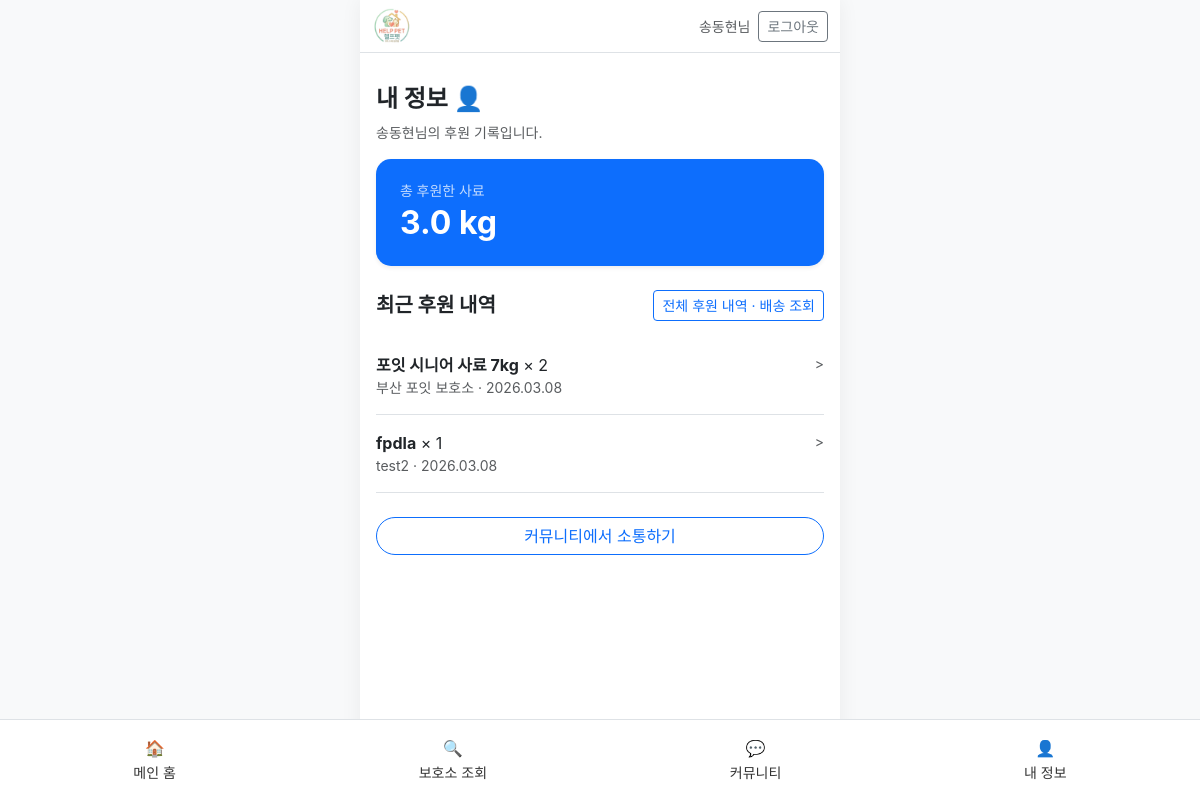
Before: /mypage/ (signed in) with the older database file.
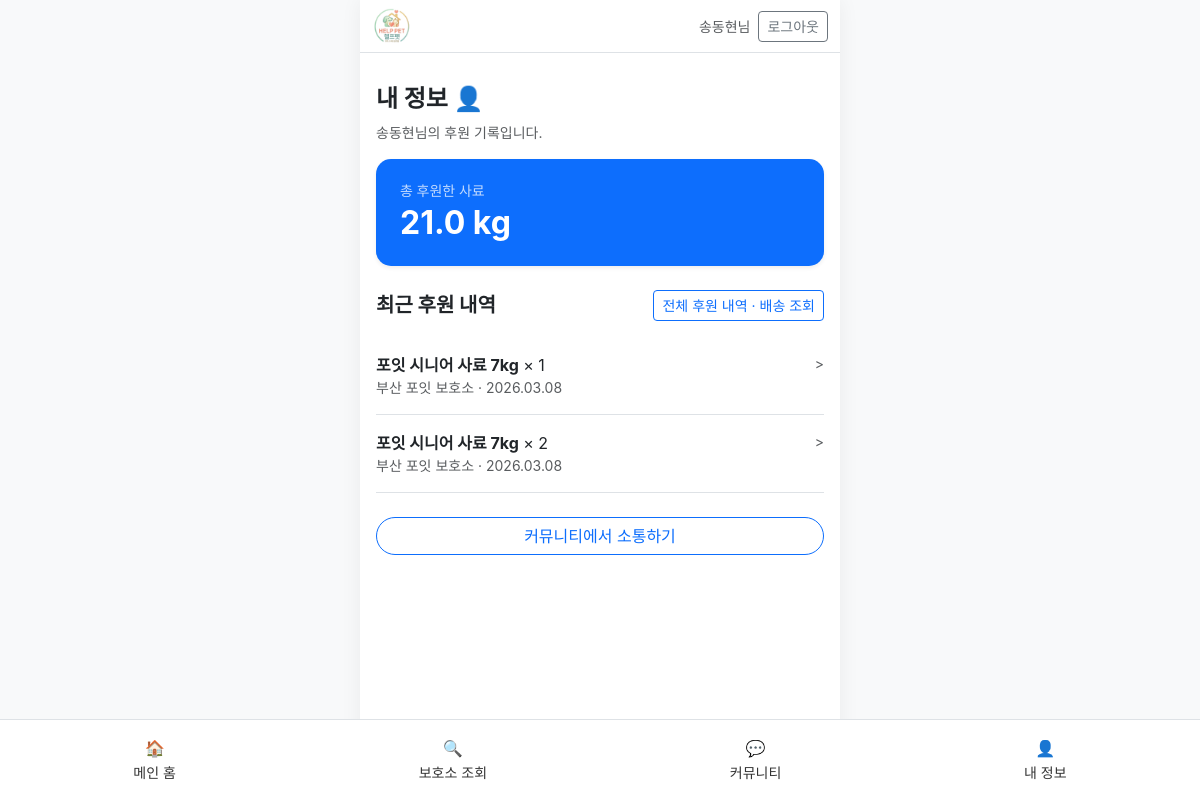
After: the same page with the newer database file.
### shelter/models.py (models this page shows, shortened)
class Donation(models.Model):
    user = models.ForeignKey(User, on_delete=models.CASCADE, verbose_name="후원자")
    shelter = models.ForeignKey(Shelter, on_delete=models.CASCADE, verbose_name="보호소")
    product = models.ForeignKey(Product, on_delete=models.CASCADE, verbose_name="후원물품")
    amount = models.IntegerField(default=1, verbose_name="수량")
    imp_uid = models.CharField(max_length=64, blank=True, verbose_name="포트원 결제고유번호")
    merchant_uid = models.CharField(max_length=128, blank=True, verbose_name="주문번호")
    created_at = models.DateTimeField(auto_now_add=True, verbose_name="후원시간")
    tracking_number = models.CharField(max_length=64, blank=True, verbose_name="송장번호")
    tracking_carrier = models.CharField(max_length=64, blank=True, verbose_name="택배사")
    shipped_at = models.DateTimeField(null=True, blank=True, verbose_name="발송일시")
    class Meta:
        ordering = ['-created_at']

class Product(models.Model):
    name = models.CharField(max_length=100, verbose_name="사료명")
    price = models.IntegerField(verbose_name="가격")
    image = models.ImageField(upload_to='products/', verbose_name="사료이미지")
    description = models.TextField(verbose_name="사료설명")
    weight_kg = models.FloatField(default=1.0, verbose_name="포장 무게(kg)")

class Shelter(models.Model):
    REGION_CHOICES = [
        ('서울', '서울'), ('부산', '부산'), ('대구', '대구'), ('인천', '인천'), ('광주', '광주'),
        ('대전', '대전'), ('울산', '울산'), ('세종', '세종'), ('경기', '경기'), ('강원', '강원'),
        ('충북', '충북'), ('충남', '충남'), ('전북', '전북'), ('전남', '전남'), ('경북', '경북'),
        ('경남', '경남'), ('제주', '제주'),
    ]
    name = models.CharField(max_length=100, verbose_name="보호소명")
    region = models.CharField(max_length=20, choices=REGION_CHOICES, default='서울', verbose_name="지역")
    address = models.CharField(max_length=200, verbose_name="주소")
    phone = models.CharField(max_length=20, blank=True, verbose_name="연락처")
    description = models.TextField(verbose_name="보호소소개")
    image = models.ImageField(upload_to='shelters/', verbose_name="보호소이미지", blank=True, null=True)
    target_product = models.ForeignKey(Product, on_delete=models.SET_NULL, null=True, blank=True, verbose_name="필요사료")

### main/views.py (the view)
# urls.py: path('mypage/', main_views.mypage, name='mypage'),
@login_required
def mypage(request):
    donations = Donation.objects.filter(user=request.user).select_related(
        'shelter', 'product'
    ).order_by('-created_at')[:30]
    total_donations_all = Donation.objects.filter(user=request.user).select_related('product')
    total_kg = 0.0
    for d in total_donations_all:
        weight = getattr(d.product, 'weight_kg', 1.0) or 1.0
        total_kg += d.amount * weight
    return render(request, 'mypage.html', {
        'donations': donations,
        'total_kg': total_kg,
    })

### templates/mypage.html
{% extends 'base.html' %}
{% block content %}
<div class="py-3">
    <h4 class="fw-bold">내 정보 👤</h4>
    <p class="text-muted small">{{ user.username }}님의 후원 기록입니다.</p>
    <div class="card border-0 shadow-sm bg-primary text-white mb-4" style="border-radius: 15px;">
        <div class="card-body p-4">
            <h6 class="opacity-75 small mb-1">총 후원한 사료</h6>
            <h2 class="fw-bold mb-0">{{ total_kg|floatformat:1 }} kg</h2>
        </div>
    </div>
    <div class="d-flex justify-content-between align-items-center mb-3">
        <h5 class="fw-bold mb-0">최근 후원 내역</h5>
        <a href="{% url 'mypage_donations' %}" class="btn btn-outline-primary btn-sm">전체 후원 내역 · 배송 조회</a>
    </div>
    <div class="list-group list-group-flush">
        {% for d in donations %}
        <a href="{% url 'shelter_detail_info' d.shelter_id %}" class="list-group-item list-group-item-action border-0 border-bottom py-3 px-0 text-decoration-none text-dark">
            <div class="d-flex justify-content-between align-items-start">
                <div>
                    <strong>{{ d.product.name }}</strong> × {{ d.amount }}
                    <div class="text-muted small">{{ d.shelter.name }} · {{ d.created_at|date:"Y.m.d" }}</div>
                </div>
                <span class="text-muted small">></span>
            </div>
        </a>
        {% empty %}
        <div class="text-center py-5 text-muted">
            아직 후원 내역이 없습니다.<br>
            <a href="{% url 'shelter_list' %}">보호소에서 사료 후원하기</a>
        </div>
        {% endfor %}
    </div>
    <div class="mt-4">
        <a href="{% url 'community_list' %}" class="btn btn-outline-primary w-100 rounded-pill">커뮤니티에서 소통하기</a>
    </div>
</div>
{% endblock %}

Changed rows visible on the page:
removed Donation: product.name "fpdla", amount "1", shelter.name "test2", created_at "2026.03.08"
added Donation: product.name "포잇 시니어 사료 7kg", amount "1", shelter.name "부산 포잇 보호소", created_at "2026.03.08"
Other visible differences:
{{ total_kg|floatformat:1 }}: "3.0" → "21.0"
